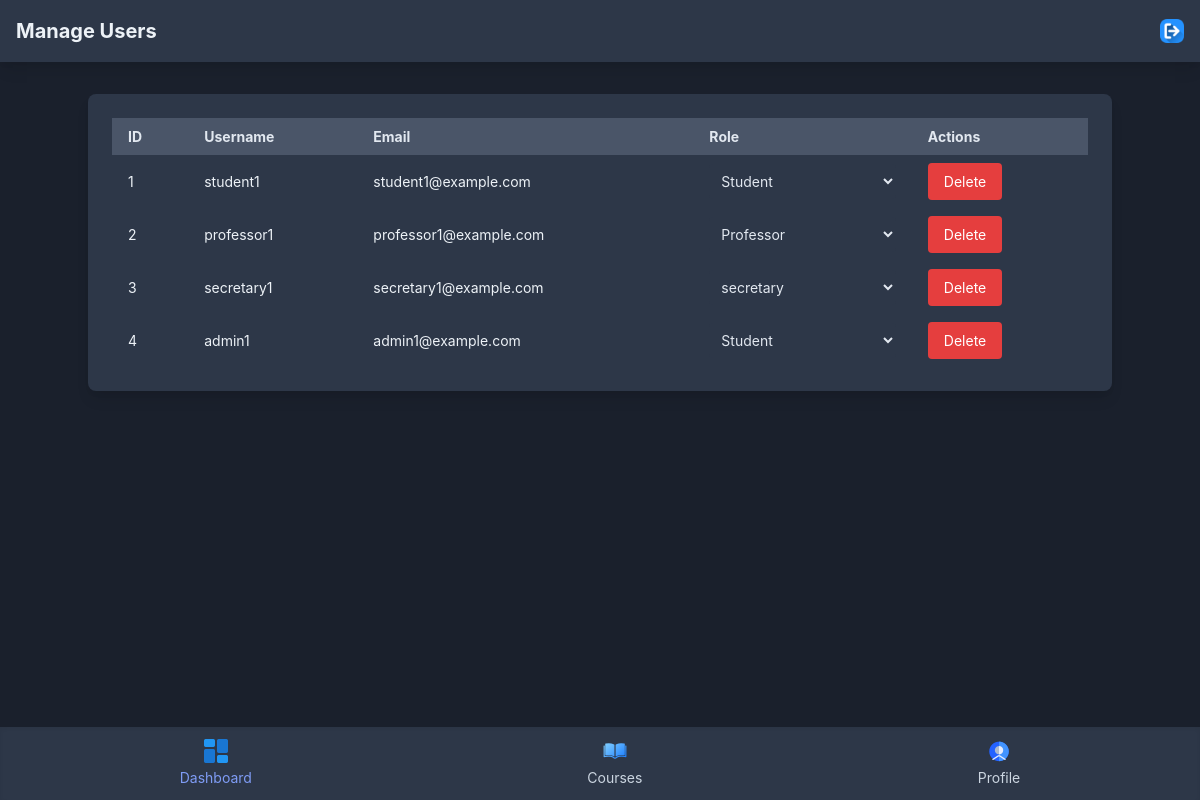
/manage_users.php (signed in), run on an earlier commit of the app's database.
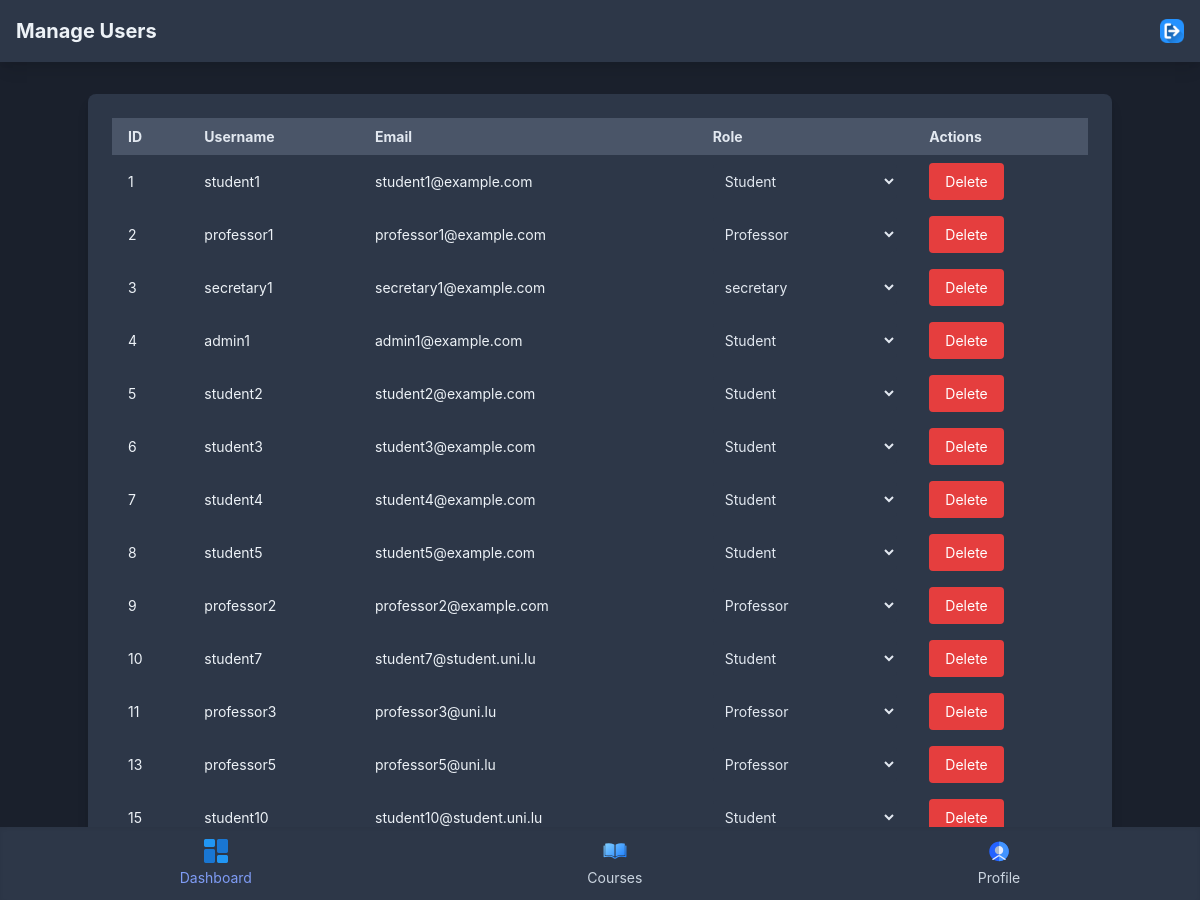
And on a later commit of the database.
### tables this page shows
CREATE TABLE `User` (
  `id` int NOT NULL,
  `username` varchar(50) NOT NULL,
  `password_hash` varchar(255) NOT NULL,
  `email` varchar(100) DEFAULT NULL,
  `role` enum('student','professor','secretary','admin','blocked') NOT NULL
);

### manage_users.php (the view, shortened to what this page needs)
<?php
require 'db_connect.php';
$users = [];
try {
    $stmt = $pdo->query("SELECT id, username, email, role FROM User ORDER BY id ASC");
    $users = $stmt->fetchAll(PDO::FETCH_ASSOC);
} catch (PDOException $e) {
    die("Error fetching users: " . $e->getMessage());
}
?>
<!DOCTYPE html>
<html lang="en">
<head>
    <link href="Tailwind/output.css" rel="stylesheet">
</head>
<body class="bg-gray-900 text-gray-200">
    <header class="bg-gray-800 p-4 shadow-lg flex justify-between items-center">
        <h1 class="text-xl font-bold">Manage Users</h1>
        <a href="logout.php">
            <img src="img/logout.png" alt="Logout" class="w-6 h-6">
        </a>
    </header>
    <div class="container mx-auto my-8 p-6 bg-gray-800 rounded-lg shadow-lg">
        <?php if (empty($users)): ?>
            <p class="text-gray-400">No users found.</p>
        <?php else: ?>
            <div class="overflow-x-auto">
                <table class="table-auto w-full text-left text-sm">
                    <thead class="bg-gray-700 text-gray-300">
                        <tr>
                            <th class="px-4 py-2">ID</th>
                            <th class="px-4 py-2">Username</th>
                            <th class="px-4 py-2">Email</th>
                            <th class="px-4 py-2">Role</th>
                            <th class="px-4 py-2">Actions</th>
                        </tr>
                    </thead>
                    <tbody>
                        <?php foreach ($users as $user): ?>
                            <tr class="hover:bg-gray-700 transition">
                                <td class="px-4 py-2"><?= htmlspecialchars($user['id']) ?></td>
                                <td class="px-4 py-2"><?= htmlspecialchars($user['username']) ?></td>
                                <td class="px-4 py-2"><?= htmlspecialchars($user['email']) ?></td>
                                <td class="px-4 py-2">
                                    <form method="POST">
                                        <select
                                            name="new_role"
                                            class="bg-gray-800 text-gray-300 p-2 rounded w-full"
                                            onchange="this.form.submit()">
                                            <option value="student" <?= $user['role'] === 'student' ? 'selected' : '' ?>>Student</option>
                                            <option value="professor" <?= $user['role'] === 'professor' ? 'selected' : '' ?>>Professor</option>
                                            <option value="secretary" <?= $user['role'] === 'secretary' ? 'selected' : '' ?>>secretary</option>
                                        </select>
                                    </form>
                                </td>
                                <td class="px-4 py-2">
                                    <form method="POST" class="inline">
                                        <button
                                            type="submit"
                                            class="bg-red-600 text-white px-4 py-2 rounded hover:bg-red-700 transition"
                                            onclick="return confirm('Are you sure you want to delete this user?')">
                                            Delete
                                        </button>
                                    </form>
                                </td>
                            </tr>
                        <?php endforeach; ?>
                    </tbody>
                </table>
            </div>
        <?php endif; ?>
    </div>
    <div class="fixed bottom-0 left-0 w-full bg-gray-800 p-3 flex justify-around shadow-inner">
        <a href="secretary_dashboard.php" class="flex flex-col items-center text-indigo-400">
            <img src="img/dashboard.png" alt="Dashboard" class="w-6 h-6">
            <span class="text-sm mt-1">Dashboard</span>
        </a>
        <a href="course_catalogue.php" class="flex flex-col items-center text-gray-400 hover:text-indigo-400">
            <img src="img/book.png" alt="Courses" class="w-6 h-6">
            <span class="text-sm mt-1">Courses</span>
        </a>
        <a href="myprofile.php" class="flex flex-col items-center text-gray-400 hover:text-indigo-400">
            <img src="img/user.png" alt="Profile" class="w-6 h-6">
            <span class="text-sm mt-1">Profile</span>
        </a>
    </div>
</body>
</html>

What changed in the data, as far as the page shows it:
added user: id "5", username "student2", email "student2@example.com", new_role "Student"
added user: id "6", username "student3", email "student3@example.com", new_role "Student"
added user: id "7", username "student4", email "student4@example.com", new_role "Student"
added user: id "8", username "student5", email "student5@example.com", new_role "Student"
added user: id "9", username "professor2", email "professor2@example.com", new_role "Professor"
added user: id "10", username "student7", email "student7@student.uni.lu", new_role "Student"
added user: id "11", username "professor3", email "professor3@uni.lu", new_role "Professor"
added user: id "13", username "professor5", email "professor5@uni.lu", new_role "Professor"
added user: id "15", username "student10", email "student10@student.uni.lu", new_role "Student"
